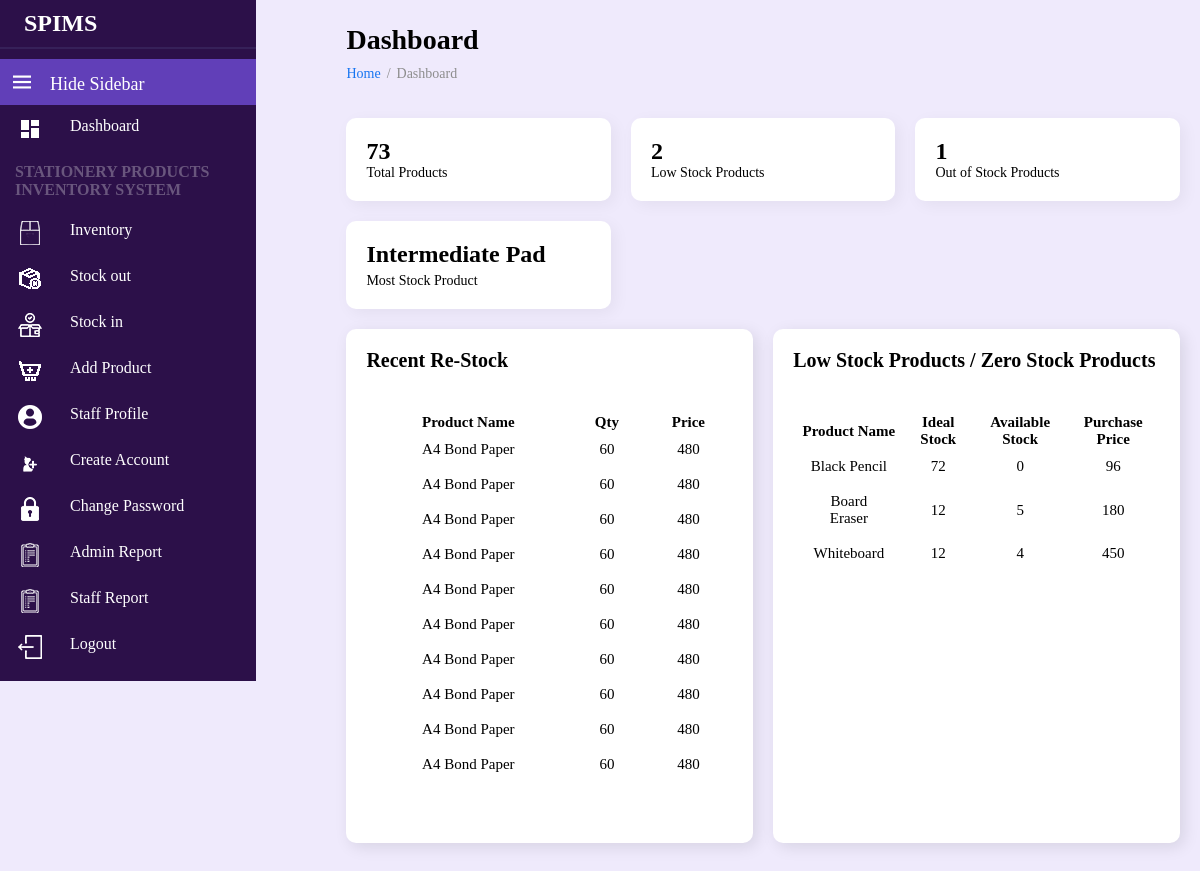
The app's page /Admin/home.php with its own data.
### tables this page shows
CREATE TABLE `inventory` (
  `ProductId` int(255) NOT NULL,
  `ProdName` varchar(255) NOT NULL,
  `Category` varchar(255) NOT NULL,
  `PurPrice` int(255) NOT NULL,
  `RetailPrice` int(255) NOT NULL,
  `IdealStocks` int(255) NOT NULL,
  `AvailStocks` int(255) NOT NULL,
  `AvailStockVal` int(255) NOT NULL,
  `PurchasedAt` timestamp NOT NULL DEFAULT current_timestamp()
);

CREATE TABLE `recordtbl` (
  `productID` int(200) NOT NULL,
  `category` varchar(200) NOT NULL,
  `user` varchar(255) NOT NULL,
  `job` varchar(255) NOT NULL,
  `productName` varchar(200) NOT NULL,
  `quantity` int(200) NOT NULL,
  `availStockValue` int(200) NOT NULL,
  `date_time` datetime NOT NULL DEFAULT current_timestamp()
);

### Admin/homedb.php (called while the page is built, shortened)
<?php
$server = "localhost";
$username = "root";
$password = "";
$db = "spims";
$conn = mysqli_connect($server,$username,$password,$db);
$totalProductsQuery = "SELECT * FROM inventory";
$totalProducts = mysqli_query($conn, $totalProductsQuery);
$lowStockProductsQuery = "SELECT * FROM inventory WHERE AvailStocks < 6 AND AvailStocks > 0";
$lowStockProducts = mysqli_query($conn, $lowStockProductsQuery);
$outOfStockProductQuery = "SELECT * FROM inventory WHERE AvailStocks = 0";
$outOfStockProduct = mysqli_query($conn, $outOfStockProductQuery);
$mostStockProductQuery = "SELECT * FROM inventory WHERE AvailStocks = ( SELECT MAX(AvailStocks) FROM inventory )";
$mostStockProduct = mysqli_query($conn, $mostStockProductQuery);
$mostStockProduct = $mostStockProduct->fetch_assoc();
$mostStockProduct = ucfirst($mostStockProduct['ProdName']);
$recentPurchaseData = array();
$recentPurchaseQuery = "SELECT * FROM recordtbl WHERE category = 'Stockin' ORDER BY date_time DESC LIMIT 10";
$recentPurchase = mysqli_query($conn, $recentPurchaseQuery);
$lowZeroProductsQuery = "SELECT * FROM inventory WHERE AvailStocks < 6 OR AvailStocks = 0";
$lowZeroProducts = mysqli_query($conn, $lowZeroProductsQuery);

### Admin/home.php (the view, shortened to what this page needs)
<!DOCTYPE html>
<html lang="en">
<head>
    <link rel="stylesheet" href="Res/Style/Dashboard.css">
</head>
<body>
    <?php
    include 'Navigation/nav.php';
    include 'homedb.php';
    ?>
    <div class="container">
        <main>
            <h1 class="title">Dashboard</h1>
            <ul class="breadcrumbs">
                <li><a href="#">Home</a></li>
                <li class="divider">/</li>
                <li><a href="#" class="active">Dashboard</a></li>
            </ul>
            <div class="info-data">
                <div class="card">
                    <div class="head">
                        <div>
                            <?php
                            echo "<h2>$totalProducts->num_rows</h2>";
                            ?>
                            <p>Total Products</p>
                        </div>
                    </div>
                </div>
                <div class="card">
                    <div class="head">
                        <div>
                            <?php
                            echo "<h2>$lowStockProducts->num_rows</h2>";
                            ?>
                            <p>Low Stock Products</p>
                        </div>
                    </div>
                </div>
                <div class="card">
                    <div class="head">
                        <div>
                            <?php
                            echo "<h2>$outOfStockProduct->num_rows</h2>";
                            ?>
                            <p>Out of Stock Products</p>
                        </div>
                    </div>
                </div>
                <div class="card">
                    <div class="head">
                        <div>
                            <?php
                            echo "<h2 style='margin-bottom: 5px;'>$mostStockProduct</h2>";
                            ?>
                            <p>Most Stock Product</p>
                        </div>
                    </div>
                </div>
            </div>
            <div class="data">
                <div class="content-data">
                    <div class="head">
                        <h3>Recent Re-Stock</h3>
                    </div>
                    <div>
                        <td>
                            <table class="list" id="storeList">
                                <thead>
                                    <tr>
                                        <th>Product Name</th>
                                        <th>Qty</th>
                                        <th>Price</th>
                                    </tr>
                                </thead>
                                <tbody>
                                    <?php
                                    foreach ($recentPurchaseData as $rPurchaseData) {
                                        echo "<tr><td>$rPurchaseData->productName</td><td>$rPurchaseData->quantity</td><td>$rPurchaseData->availStockValue</td></tr>";
                                    }
                                    ?>
                                </tbody>
                            </table>
                        </td>
                    </div>
                </div>
                <div class="content-data">
                    <div class="head">
                        <h3>Low Stock Products / Zero Stock Products</h3>
                    </div>
                    <div>
                        <td>
                            <table class="list" id="storeList">
                                <thead>
                                    <tr>
                                        <th>Product Name</th>
                                        <th>Ideal Stock</th>
                                        <th>Available Stock</th>
                                        <th>Purchase Price</th>
                                    </tr>
                                </thead>
                                <tbody>
                                    <?php
                                    if ($lowZeroProducts->num_rows > 0) {
                                        while ($row = $lowZeroProducts->fetch_assoc()) {
                                            echo "<tr><td>" . $row["ProdName"] . "</td><td>" . $row["IdealStocks"] . "</td><td>" . $row["AvailStocks"] . "</td><td>" . $row["PurPrice"] . "</td></tr>";
                                        }
                                        echo "</table>";
                                    } else {
                                        echo "<tr><td>" . "0 result" . "</td><td>";
                                    }
                                    ?>
                        </td>
                    </div>
                </div>
            </div>
        </main>
    </div>
</body>
</html>

### Admin/Navigation/nav.php (shortened to what this page needs)
<!DOCTYPE html>
<html lang="en">
<head>
    <link rel="stylesheet" href="Navigation/navigation.css">
</head>
<body>
    <div class="wrapper">
        <div class="sidebar">
            <div class="sidebar_logo">
                <a href="#"> SPIMS</a>
            </div>
            <ul class="sidebar_items">
                <div class="sidebar-toggle">
                    <img src="Navigation/Icon/hidebar.png">
                    <i class='bx bxs-chevron-left'></i>
                    <p>Hide Sidebar</p>
                </div>
                <li class="sidebar_items_list">
                    <a href="home.php" class="sidebar_nav_item">
                        <img src="Navigation/Icon/dashboard.png">
                        <p>Dashboard</p>
                    </a>
                </li>
                <li class="sidebar_items_list_info">
                    <span>Stationery Products Inventory System</span>
                </li>
                <li class="sidebar_items_list">
                    <a href="tabs.php" class="sidebar_nav_item">
                        <img src="Navigation/Icon/stocks.png">
                        <p>Inventory</p>
                    </a>
                <li class="sidebar_items_list">
                    <a href="Stockout.php" class="sidebar_nav_item">
                        <img src="Navigation/Icon/stockout.png">
                        <p>Stock out</p>
                    </a>
                </li>
                <li class="sidebar_items_list">
                    <a href="Stockin.php" class="sidebar_nav_item">
                        <img src="Navigation/Icon/stockin.png">
                        <p>Stock in</p>
                    </a>
                </li>
                <li class="sidebar_items_list">
                    <a href="AddProduct.php" class="sidebar_nav_item">
                        <img src="Navigation/Icon/addproduct.png">
                        <p>Add Product</p>
                    </a>
                </li>
                <li class="sidebar_items_list">
                    <a href="Staff.php" class="sidebar_nav_item">
                        <img src="Navigation/Icon/profile.png">
                        <p>Staff Profile</p>
                    </a>
                </li>
                <li class="sidebar_items_list">
                    <a href="CreateAcc.php" class="sidebar_nav_item">
                        <img src="Navigation/Icon/createuser.png">
                        <p>Create Account</p>
                    </a>
                </li>
                <li class="sidebar_items_list">
                    <a href="adminChange.php" class="sidebar_nav_item">
                        <img src="Navigation/Icon/changepass.png">
                        <p>Change Password</p>
                    </a>
                </li>
                <li class="sidebar_items_list">
                    <a href="adminReport.php" class="sidebar_nav_item">
                        <img src="Navigation/Icon/report.png">
                        <p>Admin Report</p>
                    </a>
                </li>
                <li class="sidebar_items_list">
                    <a href="report.php" class="sidebar_nav_item">
                        <img src="Navigation/Icon/report.png">
                        <p>Staff Report</p>
                    </a>
                </li>
                <li class="sidebar_items_list">
                    <a href="logout.php" class="sidebar_nav_item">
                        <img src="Navigation/Icon/logout.png">
                        <p>Logout</p>
                    </a>
                </li>
            </ul>
        </div>

### Admin/Res/Style/Dashboard.css (style rules this page uses)
* { font-family: tahoma; margin: 0; padding: 0; box-sizing: border-box; }
:root { --grey: #F1F0F6; --dark-grey: #8D8D8D; --light: #fff; --dark: #000; --green: #81D43A; --light-green: #E3FFCB; --blue: #1775F1; --light-blue: #D0E4FF; --dark-blue: #0C5FCD; --red: #fbdbc6; }
html { overflow-x: hidden; }
body { background: var(--grey); overflow-x: hidden; }
a { text-decoration: none; }
li { list-style: none; }
main { width: 100%; padding: 24px 20px 20px 20px; }
main .title { font-size: 28px; font-weight: 600; margin-bottom: 10px; }
main .breadcrumbs { display: flex; grid-gap: 6px; }
main .breadcrumbs li, main .breadcrumbs li a { font-size: 14px; }
main .breadcrumbs li a { color: var(--blue); }
main .breadcrumbs li a.active, main .breadcrumbs li.divider { color: var(--dark-grey); pointer-events: none; }
main .info-data { margin-top: 36px; display: grid; grid-template-columns: repeat(auto-fit, minmax(240px, 1fr)); grid-gap: 20px; }
main .info-data .card { padding: 20px; border-radius: 10px; background: var(--light); box-shadow: 4px 4px 16px rgba(0, 0, 0, .05); }
main .card .head { display: flex; justify-content: space-between; align-items: flex-start; }
main .card .head h2 { font-size: 24px; font-weight: 600; }
main .card .head p { font-size: 14px; }
main .data { display: flex; grid-gap: 20px; margin-top: 20px; flex-wrap: wrap; }
main .data .content-data { flex-grow: 1; flex-basis: 400px; padding: 20px; background: var(--light); border-radius: 10px; box-shadow: 4px 4px 16px rgba(0, 0, 0, .1); }
main .content-data .head { display: flex; justify-content: space-between; align-items: center; margin-bottom: 24px; }
main .content-data .head h3 { font-size: 20px; font-weight: 600; }
table { width: 80%; margin: 40px auto; text-align: center; }
table.list { text-align: center; width: 100%; }
td { text-align: center; padding: 8px 15px; }

### Admin/Navigation/navigation.css (style rules this page uses)
* { padding: 0; margin: 0; box-sizing: border-box; }
body { display: block; position: relative; background: #e9e2fcb1; font-family: 'Poppins', sans-serif; }
.wrapper { display: flex; position: relative; }
.sidebar { display: block; width: 280px; background: #2C1049; background: linear-gradient(to left #2C1049 50%, #3E2F65 50%); max-height: fit-content; overflow-y: scroll; }
.sidebar .sidebar_logo { padding: 10px 24px; font-size: 24px; text-align: center; background: #2C1049; border-bottom: 2px solid #3E2F6590; display: flex; position: sticky; top: 0; z-index: 999; }
.sidebar .sidebar_logo a { text-decoration: none; color: #fff; text-transform: uppercase; font-weight: 700; }
.sidebar ul li a { list-style: none; text-decoration: none; color: #FFFFFF; display: flex; column-gap: 14px; }
.sidebar .sidebar_items { background: #2C1049; padding-top: 10px; padding-bottom: 10px; height: fit-content; }
.sidebar .sidebar_items_list { padding: 10px 18px; margin:2px 0px; }
.sidebar .sidebar_items_list_info { color: #efefef50; padding: 10px 15px; text-transform: uppercase; font-weight: 700; }
.sidebar .sidebar-toggle { bottom: 0; display: flex; width: 100%; padding: 10px; background: #613fb8; cursor: pointer; color: #fff; position: sticky; }
.sidebar .sidebar-toggle p { margin-top: 5px; font-size: 18px; }
.sidebar .sidebar-toggle i { padding: 8px; font-size: 24px; }
.container { width: 1024px; justify-items: center; align-items: center; padding-left: 70px; padding-top: 0px; font-size: 15px; display: block; padding-bottom: 500px; }
body { display: block; position: sticky; background: #e9e2fcb1; font-family: 'Poppins', sans-serif; }

### records on screen
inventory: ProdName "Intermediate Pad"
recordtbl: productName "A4 Bond Paper", quantity "60", availStockValue "480"
recordtbl: productName "A4 Bond Paper", quantity "60", availStockValue "480"
recordtbl: productName "A4 Bond Paper", quantity "60", availStockValue "480"
recordtbl: productName "A4 Bond Paper", quantity "60", availStockValue "480"
recordtbl: productName "A4 Bond Paper", quantity "60", availStockValue "480"
recordtbl: productName "A4 Bond Paper", quantity "60", availStockValue "480"
recordtbl: productName "A4 Bond Paper", quantity "60", availStockValue "480"
recordtbl: productName "A4 Bond Paper", quantity "60", availStockValue "480"
recordtbl: productName "A4 Bond Paper", quantity "60", availStockValue "480"
recordtbl: productName "A4 Bond Paper", quantity "60", availStockValue "480"
inventory: ProdName "Black Pencil", IdealStocks "72", AvailStocks "0", PurPrice "96"
inventory: ProdName "Board Eraser", IdealStocks "12", AvailStocks "5", PurPrice "180"
inventory: ProdName "Whiteboard", IdealStocks "12", AvailStocks "4", PurPrice "450"

### other values on screen
$totalProducts->num_rows "73"
$lowStockProducts->num_rows "2"
$outOfStockProduct->num_rows "1"
